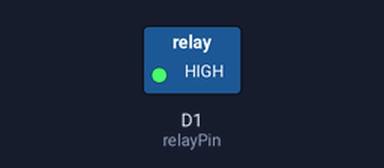
This sketch was run on a simulated ESP8266 (NodeMCU). Parts: switched loads named in the sketch (green lamp = pin HIGH).

Above: at 0.1 s.
At 1.1 s:
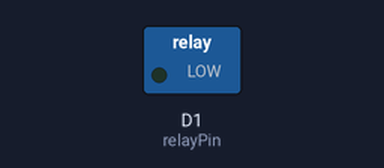
Timing chart, 0 to 2.6 s (numbered marks = the images above):
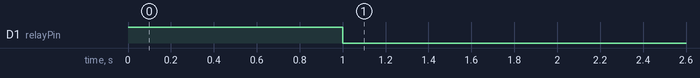

Measured:
- by itself, D1 (relayPin): LOW → HIGH at 0.00 s, → LOW 1.0 s later

The sketch:

relay5min_ok.ino
```cpp
const int relayPin = D1; // Collega il pin di controllo del relè al pin D1 del NodeMCU

void setup() {
  pinMode(relayPin, OUTPUT); // Imposta il pin del relè come output
}

void loop() {
  digitalWrite(relayPin, HIGH); // Attiva il relè
  delay(1000); // Mantieni il relè attivo per un secondo

  digitalWrite(relayPin, LOW); // Disattiva il relè
  delay(300000); // Attendi 5 minuti (300,000 millisecondi) prima di attivare di nuovo il relè
}
```
